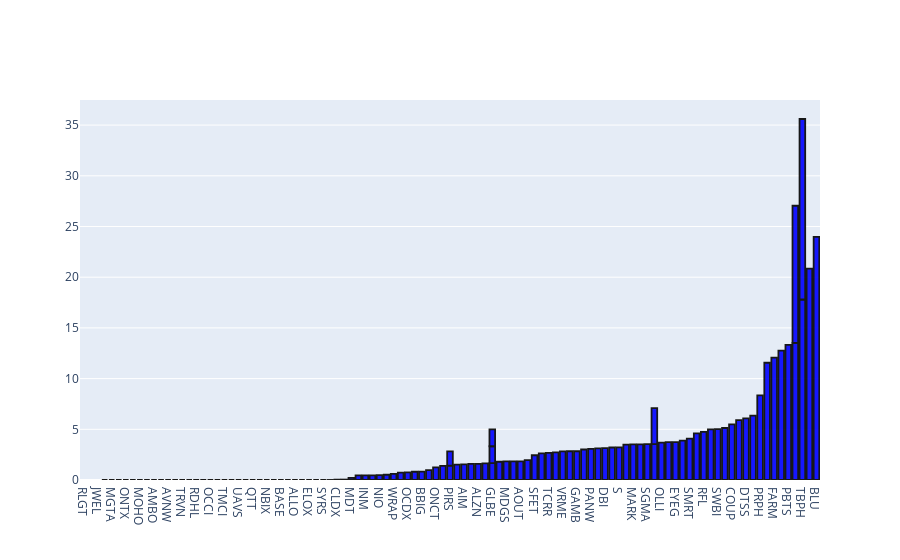

Notebook source saved alongside this figure:
### Markdown cell above
Построим гистограму, чтобы увидеть на каких тикерах была получена лучшая доходность в первые же минуты.

### Code cell
x = alldata['ticker']
y = alldata['best_profit']

fig = go.Figure(data=[go.Bar(x = x, y = y)])

fig.update_traces(marker_color='blue', marker_line_color='black',
                  marker_line_width=1.8, opacity=0.9)
fig.show()

### Figure 1 — Plotly figure (JSON) as saved in the notebook; plotly's stock layout.template omitted (floating-point values rounded to 4 significant figures)
{"data": [{"marker": {"color": "blue", "line": {"color": "black", "width": 1.8}}, "opacity": 0.9, "type": "bar", "x": ["RLGT", "DADA", "JWEL", "PNT", "MGTA", "FULC", "ONTX", "CELU", "MOHO", "CXM", "AMBO", "FLDM", "AVNW", "QD", "TRVN", "PDEX", "RDHL", "NSSC", "OCCI", "RDHL", "RXST", "TMCI", "SRNG", "UAVS", "LITB", "QTT", "CVGW", "NBIX", "BBCP", "BASE", "XBIT", "NSSC", "ALLO", "BNTC", "ELOX", "HUIZ", "SYRS", "OPTT", "CLDX", "JKS", "MDT", "CVX", "INM", "LPTH", "NIO", "FXLV", "WRAP", "VOLT", "OCDX", "YY", "BBIG", "NRXP", "ONCT", "SMAR", "PIRS", "PIRS", "ENSC", "AIM", "MYMD", "ALZN", "CBAT", "GLBE", "GLBE", "GLBE", "JAGX", "MDGS", "STNE", "AOUT", "LKCO", "SFET", "AZRX", "TCRR", "VRPX", "VRME", "MRVL", "GAMB", "LAKE", "PANW", "TIGR", "DBI", "TMBR", "S", "KIQ", "MARK", "PLRX", "SGMA", "NBRV", "NBRV", "OLLI", "METX", "EYEG", "GEVO", "SMRT", "CIEN", "RFL", "BIGC", "SWBI", "RIBT", "COUP", "NTNX", "DTSS", "NMTC", "PRPH", "CEMI", "FARM", "GANX", "PBTS", "AXSM", "AXSM", "TBPH", "TBPH", "PRQR", "BLU"], "y": [null, null, null, 0, 0, 0, 0, 0, 0, 0, 0, 0, 0, 0, 0, 0, 0, 0, 0, 0, 0, 0, 0, 0, 0, 0, 0, 0, 0, 0, 0, 0, 0, 0, 0, 0, 0, 0.005102, 0.03604, 0.04224, 0.2071, 0.4483, 0.4513, 0.463, 0.4813, 0.5185, 0.596, 0.7246, 0.7606, 0.8115, 0.8163, 0.9745, 1.238, 1.388, 1.408, 1.408, 1.515, 1.541, 1.581, 1.587, 1.634, 1.664, 1.664, 1.664, 1.802, 1.829, 1.831, 1.843, 1.961, 2.439, 2.635, 2.668, 2.719, 2.813, 2.833, 2.837, 3.009, 3.072, 3.12, 3.136, 3.205, 3.226, 3.482, 3.509, 3.52, 3.532, 3.54, 3.54, 3.69, 3.728, 3.743, 3.877, 4.087, 4.592, 4.741, 4.997, 5.016, 5.13, 5.489, 5.899, 6.087, 6.346, 8.348, 11.56, 12.07, 12.75, 13.33, 13.52, 13.52, 17.8, 17.8, 20.85, 23.97]}], "layout": {}}
